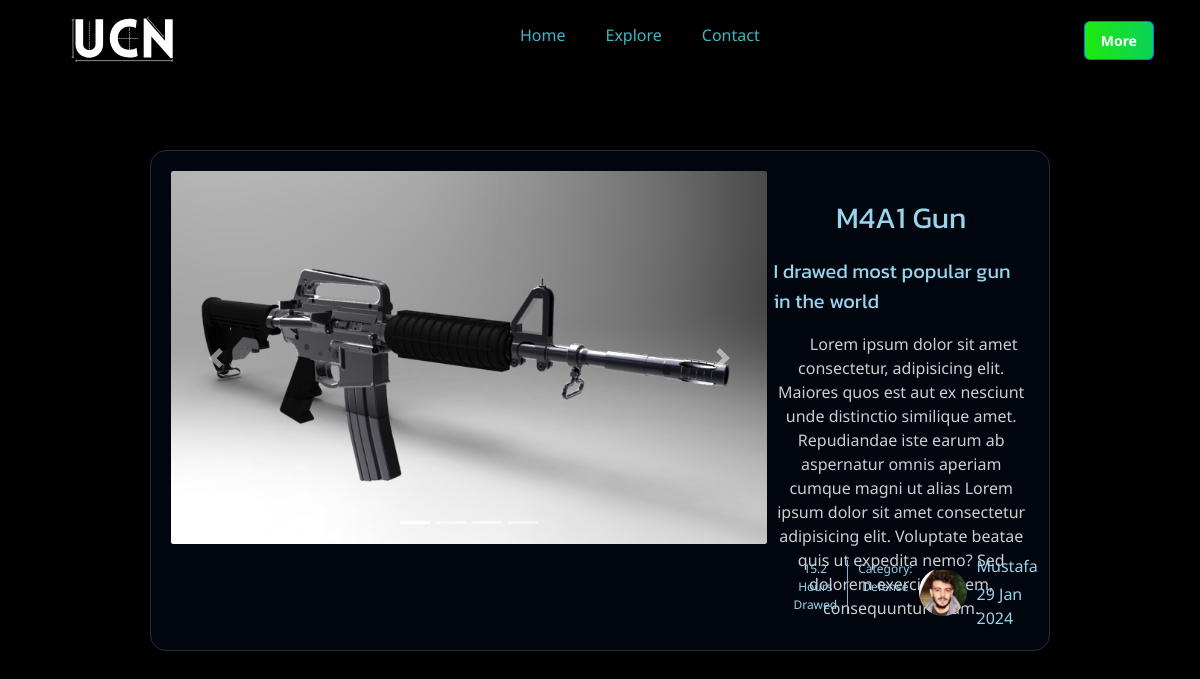
The page /details/1 on the database its author committed.
### main.py (models this page shows)
class Drawings(db.Model):
    ID = db.Column(db.Integer, primary_key=True)
    title = db.Column(db.String(80))
    describe = db.Column(db.String(200))
    category = db.Column(db.String(20))
    hours_drawed = db.Column(db.Integer)
    created_date = db.Column(db.DateTime, default=func.current_timestamp())
    show_features = db.Column(db.Boolean, default=False)
    show_popular = db.Column(db.Boolean, default=False)
    image_path = db.Column(db.String(255), nullable=False)
    carousel_img1 = db.Column(db.String(255))
    carousel_img2 = db.Column(db.String(255))
    carousel_img3 = db.Column(db.String(255))

### main.py (the view)
@app.route('/details/<int:drawing_id>')
def details(drawing_id):
    drawing = Drawings.query.get(drawing_id)
    files_list = [drawing.carousel_img1,drawing.carousel_img2 ,drawing.carousel_img3]
    list_for_count = [s for s in files_list if s != None]
    length = len(list_for_count)+1
    return render_template("details.html", drawing = drawing, length = length)

### templates/details.html (shortened to what this page needs)
{% extends "layout.html" %}
{% block head %}
<link rel="stylesheet" href="https://cdn.jsdelivr.net/npm/bootstrap@4.0.0/dist/css/bootstrap.min.css"
>
{% endblock head %}
{% block body %}
<div class="card feature-card" style="width: 75%;  margin: auto; margin-top: 150px;">
    <div class="flex" style="width: 100%;">
        <div class="product-image" style="width: 70%;">
            <div id="carouselExampleIndicators" class="carousel slide" data-ride="carousel">
                <ol class="carousel-indicators">
                    {% for i in range(0,length) %}
                    <li data-target="#carouselExampleIndicators" data-slide-to="{{i}}" {% if i==0 %}class="active" {%
                        endif %}></li>
                    {% endfor %}
                </ol>
                <div class="carousel-inner">
                    <div class="carousel-item active">
                        <img class="d-block w-100 rounded"
                            src="{{ url_for('static', filename = drawing.image_path.replace('static/','')) }}"
                            alt="First slide">
                    </div>
                </div>
                <a class="carousel-control-prev" href="#carouselExampleIndicators" role="button" data-slide="prev">
                    <span class="carousel-control-prev-icon" aria-hidden="true"></span>
                </a>
                <a class="carousel-control-next" href="#carouselExampleIndicators" role="button" data-slide="next">
                    <span class="carousel-control-next-icon" aria-hidden="true"></span>
                </a>
            </div>
        </div>
        <div class="card-wrapper" style="align-items: start; width: 30%;">
            <div class="flex" style="flex-direction: column;">
                <div class="card-tag kanit">
                    <span>
                        <p>{{ drawing.title }}</p>
                    </span>
                </div>
                <div class="card-describe kanit">
                    <span>
                        <p>{{drawing.describe}}</p>
                    </span>
                </div>
                <div class="card-information">
                    <p>Lorem ipsum dolor sit amet consectetur, adipisicing elit. Maiores quos est aut ex nesciunt unde
                        distinctio similique amet. Repudiandae iste earum ab aspernatur omnis aperiam cumque magni ut
                        alias
                        Lorem ipsum dolor sit amet consectetur adipisicing elit. Voluptate beatae quis ut expedita nemo?
                        Sed dolorem exercitationem, consequuntur ullam.
                    </p>
                </div>
            </div>
            <div class="drawing-infos flex">
                <div class="infos">
                    <div class="d-flex detail-hd">
                        <p class="text-center detail-hd">{{drawing.hours_drawed}} <br> Hours Drawed</p>
                        <p class="text-center detail-cd">Category: <br> {{drawing.category}}</p>
                    </div>
                </div>
                <div class="profile-card">
                    <img src="{{ url_for('static', filename = 'images/author-1.png') }}" width="48" height="48"
                        loading="lazy" alt="Mustafa" class="profile-banner">
                    <div>
                        <p class="card-title">Mustafa</p>
                        <p class="card-subtitle">{{drawing.created_date.strftime("%d %b %Y")}}</p>
                    </div>
                </div>
            </div>
        </div>
    </div>
</div>
{% endblock body %}

### static/css/style.css (style rules this page uses)
:root { --bg-wild-blue-yonder: rgb(16, 34, 63); --bg-carolina-blue: rgb(16, 98, 137); --bg-prussian-blue: rgb(28, 37, 50); --bg-oxford-blue: rgb(1, 5, 14); --bg-oxford-blue-2: rgb(0, 0, 0); --text-white: hsla(0, 0%, 100%, 1); --text-alice-blue: hsla(216, 100%, 95%, 1); --text-columbia-blue: hsla(199, 69%, 84%, 1); --text-wild-blue-yonder: rgb(60, 184, 195); --text-carolina-blue: rgb(44, 197, 100); --text-shadow-blue: rgb(153, 212, 236); --text-slate-gray: hsla(217, 17%, 48%, 1); --gradient-1: linear-gradient(90deg, #00ff7b, #079916 51%); --gradient-2: linear-gradient(90deg, #1dea0e, #0bd15a 51%, #7beb77); --gradient-3: linear-gradient(0deg, #000d1a, transparent); --border-wild-blue-yonder: hsla(216, 33%, 68%, 1); --border-prussian-blue: hsla(216, 33%, 20%, 1); --border-white: hsl(0, 0%, 100%); --border-white-alpha-15: hsla(0, 0%, 100%, 0.15); --white: hsl(0, 0%, 100%, 1); --black: hsl(0, 0%, 0%, 1); --fontFamily-noto_sans: 'Noto Sans', sans-serif; --fontSize-1: 2.9rem; --fontSize-2: 2.0rem; --fontSize-3: 1.8rem; --fontSize-4: 1.6rem; --fontSize-5: 1.5rem; --fontSize-6: 1.4rem; --fontSize-7: 1.2rem; --fontSize-8: 1.3rem; --weight-medium: 500; --weight-semiBold: 600; --weight-bold: 700; --weight-extraBold: 800; --lineHeight-1: 1.3; --lineHeight-2: 1.5; --lineHeight-4: 1.5; --shadow-1: 0 8px 20px 0 hsla(0, 0%, 0%, 0.05); --shadow-2: 0px 3px 20px hsla(180, 90%, 43%, 0.2); --radius-6: 6px; --radius-8: 8px; --radius-16: 16px; --radius-48: 48px; --radius-circle: 50%; --radius-pill: 200px; --section-padding: 70px; --transition-1: 0.25s ease; --transition-2: 0.5s ease; --cubic-in: cubic-bezier(0.51, 0.03, 0.64, 0.28); --cubic-out: cubic-bezier(0.05, 0.83, 0.52, 0.97); }
*, *::before, *::after { margin: 0; padding: 0; box-sizing: border-box; }
li { list-style: none; }
a, img, span, input, button, ion-icon { display: block; }
a { color: inherit; text-decoration: none; }
img { height: auto; }
html { font-size: 10px; scroll-behavior: smooth; }
body { background-color: var(--bg-oxford-blue-2); color: var(--text-shadow-blue); font-family: var(--fontFamily-noto_sans); font-size: 1.6rem; line-height: var(--lineHeight-4); overflow-y: overlay; }
.profile-card { display: flex; align-items: center; gap: 10px; }
.profile-card .profile-banner { border-radius: var(--radius-circle); }
.w-100 { width: 100%; }
.card { background-color: var(--bg-oxford-blue); border: 1px solid var(--border-prussian-blue); }
.card-wrapper { display: flex; justify-content: space-between; gap: 20px; align-items: center; font-size: var(--fontSize-6); margin-block: 20px; }
.card-wrapper :is(.card-tag, .wrapper) { display: flex; gap: 3px; align-items: center; }
.feature-card { padding: 20px; border-radius: var(--radius-16); transition: var(--transition-1); }
.feature-card .card-wrapper { margin-block-start: 24px; }
.feature-card .card-wrapper:last-child { font-size: var(--fontSize-4); margin-block-end: 0; }
@media (min-width: 575px) { :root { --fontSize-1: 4.4rem; --fontSize-2: 3.5rem; --section-padding: 100px; } }
@media (min-width: 768px) { :root { --fontSize-1: 6.4rem; --fontSize-2: 4.5rem; } }
.flex { display: flex; width: 100%; gap: 6px; }
.product-image { position: relative; overflow: hidden; height: 100%; width: 70%; }
.kanit { font-family: 'Kanit', sans-serif; }
.card-tag { font-size: 30px; display: flex; justify-content: center; }
.card-describe { font-size: 20px; display: flex; justify-content: center; }
.card-information { text-indent: 25px; text-align: center; color: #cecece; }
.drawing-infos { position: absolute; bottom: 20px; align-items: center; justify-content: space-between; width: 29%; }
.detail-hd { gap: 10px; font-size: 12px; }
.detail-hd { margin-left: 10px; }
.detail-cd { border-left: 1px solid #83B6CC; padding-left: 10px; }

### rows shown on the page
Drawings: image_path (picture), title "M4A1 Gun", describe "I drawed most popular gun in the world", hours_drawed "15.2", category "Defense", created_date "29 Jan 2024"
